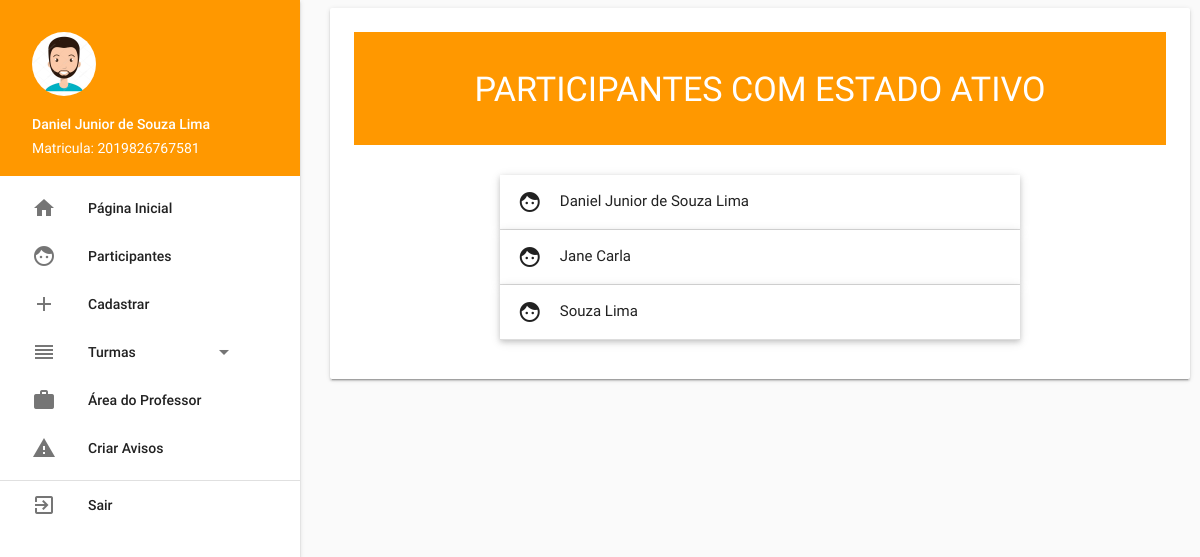
Screenshot of /adm/estados/ativo (signed in) with the database file from the repository.
### tables this page shows
CREATE TABLE `participantes` (
  `id` int(11) NOT NULL,
  `nome_completo` varchar(120) DEFAULT NULL,
  `data_nascimento` varchar(10) DEFAULT NULL,
  `estado_participante` varchar(15) DEFAULT NULL,
  `rg` varchar(12) DEFAULT NULL,
  `cpf` varchar(11) DEFAULT NULL,
  `matricula` varchar(20) DEFAULT NULL,
  `celular` varchar(12) DEFAULT NULL,
  `telefone` varchar(12) DEFAULT NULL,
  `email` varchar(120) DEFAULT NULL,
  `sexo` varchar(15) DEFAULT NULL,
  `turma` varchar(25) DEFAULT NULL,
  `acesso` varchar(10) DEFAULT 'user',
  `senha` varchar(70) DEFAULT NULL,
  `tipo` varchar(12) DEFAULT NULL,
  `numeracao_tipo` varchar(12) DEFAULT NULL
);

### App/Controller/admController.php (called while the page is built, shortened)
<?php
class admController extends controller
{
    public function estados($estado)
    {
        $adm = new adm();
        if ($estado == 'ativo') {
            $dados['estado'] = 'ATIVO';
        } else if ($estado == 'pre_inscricao') {
            $dados['estado'] = 'PRE-INSCRITO';
        } else if ($estado == 'concludente') {
            $dados['estado'] = 'CONCLUDENTE';
        } else if ($estado == 'nao_concludente') {
            $dados['estado'] = 'NÃO CONCLUDENTE';
        } else if ($estado == 'inativo') {
            $dados['estado'] = 'INATIVO';
        }
        if (!empty($estado)) {
            $dados['dados'] = $adm->estado($estado);
        }
        $this->template('adm', 'participantes-ativos', $dados);
    }
}

### Core/core.php (called while the page is built, shortened)
<?php
    class Core{
        public function run(){
            $url = explode('index.php', $_SERVER['PHP_SELF']);
            $url = end($url);
            $params = array();
            if(!empty($url))
            {
                $url = explode('/', $url);
                array_shift($url);
                array_shift($url);
                if (isset($url[0]))
                {
                    $currentAction = $url[0];
                    array_shift($url);
                } else {
                    $currentAction = 'index';
                }
                if(count($url) > 0){
                    $params = $url;
                }
            } else {
                $currentAction = 'index';
                $currentController = 'homeController';
                $params = array();
            }
            $c = new $currentController();
            call_user_func_array(array($c, $currentAction), $params);
        }
    }

### index.php (called while the page is built, shortened)
<?php
    require_once('Core/core.php');
$core = new Core();
$core->run();

### App/Model/model.php (called while the page is built, shortened)
<?php
class model
{
    public function __construct()
    {
        try {
            $this->pdo = new PDO('mysql:host=localhost;port=3306;dbname=inclusaodigital', 'root', '');
        } catch (PDOException $e) {
            echo 'Falhou a conexão com banco de dados (Error: ' . $e->getMessage() . ')';
        }
    }
}

### App/Model/adm.php (called while the page is built, shortened)
<?php
class adm extends model
{
    public function estado($estadoParticipante)
    {
        $sql = "SELECT * FROM participantes WHERE estado_participante = '$estadoParticipante' ORDER BY nome_completo ASC";
        $sql = $this->pdo->query($sql);
        if ($sql->rowCount() > 0) {
            return $sql->fetchAll();
        } else {
            return false;
        }
    }
}

### App/View/adm/participantes-ativos.php (the view, shortened to what this page needs)
<div class="orange">
    <br>
    <h4 class="center-align color-white">PARTICIPANTES COM ESTADO <?php echo $estado;?></h4>
    <br>
</div>
<br>
<div class="container">
    <ul class="collapsible popout" data-collapsible="accordion">
        <?php if (!empty($dados)): ?>
            <?php foreach ($dados as $participante):?>
                <li>
                    <div class="collapsible-header">
                        <i class="material-icons">face</i>
                        <?=$participante['nome_completo'];?>
                    </div>
                </li>
            <?php endforeach;?>
        <?php endif; ?>
    </ul>
</div>

### src/css/style.css (style rules this page uses)
body, main, footer { padding-left: 330px; padding-right: 10px; }
.color-white { color: white; }

### rows the page displays
participantes: nome_completo "Daniel Junior de Souza Lima"
participantes: nome_completo "Jane Carla"
participantes: nome_completo "Souza Lima"

### other values shown
$_SESSION['nome_completo'] "Daniel Junior de Souza Lima"
$_SESSION['matricula'] "2019826767581"
$estado "ATIVO"
